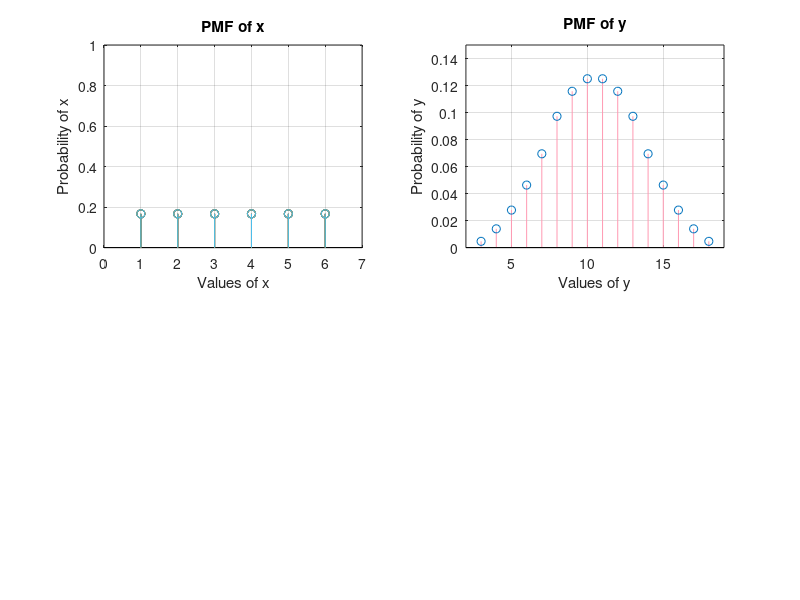

The MATLAB source for this figure:
%matlab1i

x=[1,2,3,4,5,6];
%create an array of 6 elements with a probability of 1/6
p_x=(1/length(x))*ones(length(x));

%create array of values from 3 to 18
y=[3:18];
yarray = 0;
c=0;

%iterate through all possible combinations
for i=1:length(x)
    for j=1:length(x)
        for k=1:length(x)
            roll_sum=x(i)+x(j)+x(k);
            yarray=[yarray roll_sum];
        end
    end
end
%delete first index
yarray(1)=[];
%sort values of yarray
yarray=sort(yarray);

%create for loop to count number of times each number occurs
for m=3:18
    new = numel(find(yarray==m));
    c = [c new];
end
c=c(c>0);

%calculate probability of y, store into array p_y
for n=1:length(c)
     p_y(n)=c(n)/length(yarray);
end

title('this is the title')
n=-10:10;
a=0*n;
a(n>=0)=1;
stem(p_x)
xlabel('this is the x label')
ylabel('this is the y label')

%first plot
subplot(2,2,1)
stem(x,p_x);
grid;
xlabel('Values of x');
ylabel('Probability of x'); 
title('PMF of x');
axis([0 7 0 1])

%second plot
subplot(2,2,2)
stem(y,p_y, 'Color',[1 .6 .7]);
grid;
xlabel('Values of y');
ylabel('Probability of y'); 
title('PMF of y');
axis([yarray(1)-1 yarray(end)+1 0 0.15])